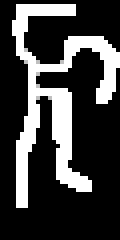
%> input picture yk_Data/AutoTracing/sample_data/Simple_Stack.tif, 30 x 60 px (shown 4 times larger)
$ octave --eval "result = ScaleSpace(imread('../yk_Data/AutoTracing/sample_data/Simple_Stack.tif'));"   (GNU Octave 9; MATLAB toolbox functions it lacks are replaced by stand-ins)
%> lines starting %> are read from the running program, lines starting %| are printed output that depends on the picture
function imOut=ScaleSpace(im,xScale)

% This function (background subtraction) uses scale space approach to
% eliminate lumination variance of image background.
%
% Input: im = input image
%        xScale = times of scale needed
%        widthBoundary = width of the image boundary not to be subtracted
% Output: imOut = output image

if nargin==1
    xScale=3;
end

dim=size(im);
%> dim = [60 30]
imOut=im-50;
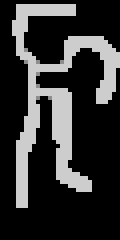
%> imOut: size 60x30 uint8 (shown 4 times larger); min 0, max 205, mean 50.5

% apply scale space for background subtraction
if length(dim)==2
    imOut=MathScaleSpace(im,dim,xScale);
else
    for i=1:dim(3)
        imOut(:,:,i)=MathScaleSpace(im(:,:,i),dim,xScale);
    end
end
end

function imOut=MathScaleSpace(im,dim,xScale)
%> called with dim = [60 30], xScale = 3
bg=im;
%> bg is the input picture: size 60x30 uint8; min 0, max 255, mean 62.9
for k=1:xScale
    bg=imresize(bg,0.5);
end
%> after the loop, bg = [109 120 62 0; 87 44 110 124; 47 128 48 136; 39 159 93 55; 82 133 92 0; 95 74 116 2; 79 29 66 16; 6 1 0 0]
bg=imresize(bg,2^xScale);
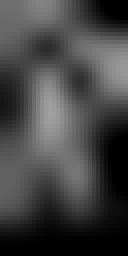
%> bg: size 64x32 uint8 (shown 4 times larger); min 0, max 160, mean 67.5
bg=imresize(bg,[dim(1),dim(2)]);
%> bg: size 60x30 uint8

imOut=im-bg;
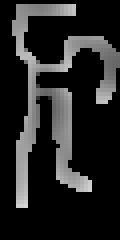
%> imOut: size 60x30 uint8 (shown 4 times larger); min 0, max 215, mean 36.8
imOut(imOut<0)=0;

end
